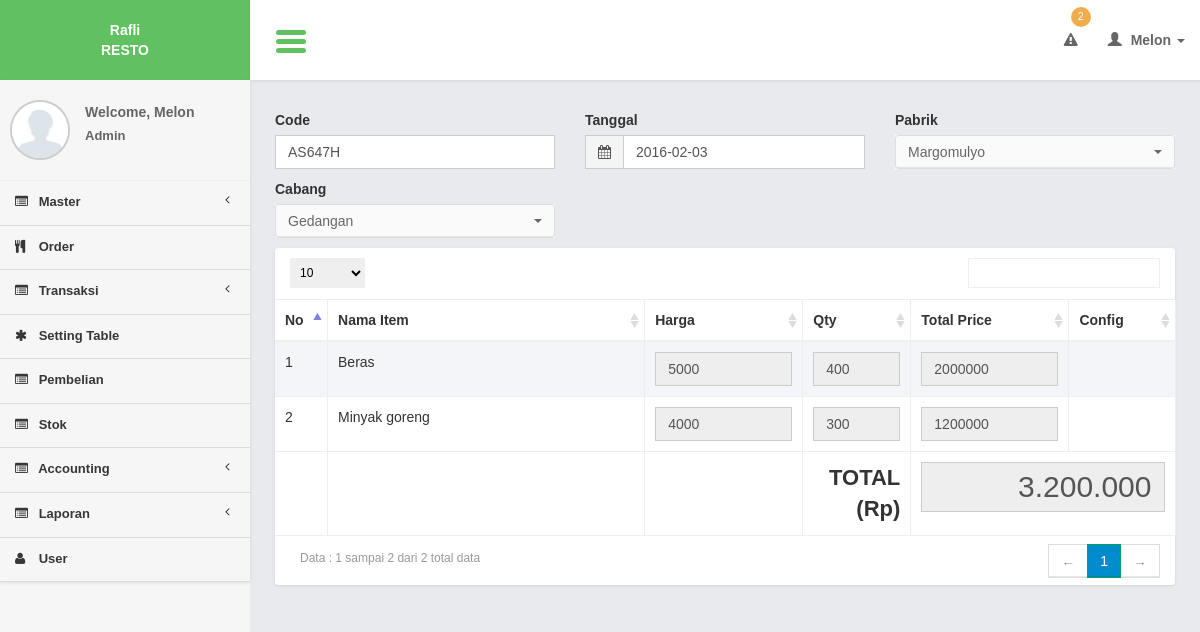
/controllers/transaksi_internal.php?page=form&id=9 (signed in), run on the app's committed database.
### tables this page shows
CREATE TABLE `transaction_internals` (
  `transaction_internal_id` int(11) NOT NULL,
  `transaction_internal_code` varchar(100) NOT NULL,
  `transaction_internal_date` date NOT NULL,
  `pabrik_branch_id` int(11) NOT NULL,
  `cabang_branch_id` int(11) NOT NULL,
  `branch_id` int(11) NOT NULL
);

CREATE TABLE `branches` (
  `branch_id` int(11) NOT NULL,
  `branch_name` varchar(200) NOT NULL,
  `branch_img` text NOT NULL,
  `branch_desc` text NOT NULL,
  `branch_address` text NOT NULL,
  `branch_phone` varchar(100) NOT NULL,
  `branch_city` varchar(100) NOT NULL,
  `branch_type_id` int(11) NOT NULL
);

CREATE TABLE `transaction_internal_details` (
  `transaction_internal_detail_id` int(11) NOT NULL,
  `transaction_internal_id` int(11) NOT NULL,
  `item_id` int(11) NOT NULL,
  `transaction_internal_detail_qty` int(11) NOT NULL,
  `transaction_internal_detail_price` int(11) NOT NULL,
  `transaction_internal_detail_total` int(11) NOT NULL,
  `user_id` int(11) NOT NULL
);

CREATE TABLE `items` (
  `item_id` int(11) NOT NULL,
  `item_name` varchar(100) NOT NULL,
  `unit_id` int(11) NOT NULL,
  `item_limit` int(11) NOT NULL
);

### models/transaksi_internal_model.php (called while the page is built, shortened)
<?php
function read_id($table_id){
	$query = mysql_query("select * from transaction_internals where transaction_internal_id = '$table_id'");
	$row = mysql_fetch_object($query);
	return $row;
}
function select_detail($id,$user_id){
	 $query = mysql_query("select a.*,c.item_name
							  from transaction_internal_details a
							  join items c on c.item_id = a.item_id
							  where a.transaction_internal_id = '$id' and a.user_id = $user_id
							  order by a.transaction_internal_id
							  ");
	return $query;
}
?>

### views/transaksi_internal/form.php (the view, shortened to what this page needs)
<section class="content">
            <div class="row">
            <div class="col-xs-4">
           <div class="form-group">
                                            <label>Code</label>
                                            <input required type="text" id="i_code" name="i_code" class="form-control" placeholder="Masukkan code transaksi....." value="<?=$row->transaction_internal_code ?>"/>
                                        </div>
            </div>
            <div class="col-xs-4">
            <div class="form-group">
             <label>Tanggal </label>
             <div class="input-group">
                                            <div class="input-group-addon">
                                                <i class="fa fa-calendar"></i>
                                            </div>
                                            <input type="text" required class="form-control pull-right" id="date_picker1" name="i_date" value="<?=$row->transaction_internal_date ?>"/>
                                        </div>
            </div>
            </div>
             <div class="col-xs-4">
             <div class="form-group">
                                         <label>Pabrik </label>
                                        <select name="i_pabrik" id="i_pabrik"  class="selectpicker show-tick form-control" data-live-search="true" onChange="load_data(this.value)" >
                                        <?php
                                        $query_branch = mysql_query("select a.*
																	from branches a
																	where branch_type_id = 1
																	order by branch_id
																	");
                                        while($row_branch = mysql_fetch_array($query_branch)){
                                        ?>
                                        <option value="<?= $row_branch['branch_id']?>"<?php if($row_branch['branch_id'] == $row->pabrik_branch_id){ ?> selected="selected" <?php }?>><?php
										echo $row_branch['branch_name']; ?></option>
                                        <?php
                                        }
                                        ?>
                                        </select>
                                      	</div>
            </div>
            <div class="col-xs-4">
             <div class="form-group">
                                         <label>Cabang </label>
                                        <select name="i_cabang" id="i_cabang"  class="selectpicker show-tick form-control" data-live-search="true" onChange="load_data(this.value)" >
                                        <?php
                                        $query_branch = mysql_query("select a.*
																	from branches a
																	where branch_type_id = 2
																	order by branch_id
																	");
                                        while($row_branch = mysql_fetch_array($query_branch)){
                                        ?>
                                        <option value="<?= $row_branch['branch_id']?>"<?php if($row_branch['branch_id'] == $row->cabang_branch_id){ ?> selected="selected" <?php }?>><?php
										echo $row_branch['branch_name']; ?></option>
                                        <?php
                                        }
                                        ?>
                                        </select>
                                      	</div>
            </div>
             <div class="row">
                        <div class="col-xs-12">
                            <div class="box">
                                    <table id="example1" class="table table-bordered table-striped">
                                        <thead>
                                            <tr>
                                            	<th width="5%">No</th>
                                                <th width="30%">Nama Item</th>
												<th width="15%">Harga</th>
                                                  <th width="10%">Qty</th>
                                                  <th width="15%">Total Price</th>
                                                   <th width="10%">Config</th>
                                            </tr>
                                        </thead>
                                        <tbody>
                                         <?php
											 $total = 0;
                                           $no = 1;
										   while($row_item = mysql_fetch_array($query_item)){
                                            ?>
                                            <tr>
                                            	<td><?= $no?></td>
                                               <td><?= $row_item['item_name']?></td>
                                               <td><input <? if ($row->transaction_internal_id) {?> readonly="readonly" <? }?> name="i_price_<?php echo $row_item['transaction_internal_detail_id']?>" type="text" id="i_price_<?php echo $row_item['transaction_internal_detail_id']?>" value="<?php echo $row_item['transaction_internal_detail_price']?>"  class="form-control" onchange="edit_price_<?php echo $row_item['transaction_internal_detail_id']?>(this.value)" />
                                               </td>
                                               <td>
                                             <input <? if ($row->transaction_internal_id) {?> readonly="readonly" <? }?> name="i_qty_<?php echo $row_item['transaction_internal_detail_id']?>" type="text" id="i_qty_<?php echo $row_item['transaction_internal_detail_id']?>" value="<?php echo $row_item['transaction_internal_detail_qty']?>"  class="form-control" onchange="edit_qty_<?php echo $row_item['transaction_internal_detail_id']?>(this.value)" />
                                             </td>
                                               <td><input name="i_total_<?php echo $row_item['transaction_internal_detail_id']?>" type="text" id="i_total_<?php echo $row_item['transaction_internal_detail_id']?>" value="<?php echo $row_item['transaction_internal_detail_total']?>" class="form-control"  readonly="readonly"/></td>
                                               <td style="text-align:center;"><? if (!$row->transaction_internal_id) {?>
                                                    <a href="javascript:void(0)" onclick="confirm_delete(<?= $row_item['transaction_internal_detail_id']; ?>,'transaksi_internal.php?page=delete_item&id=')" class="btn btn-default" ><i class="fa fa-trash-o"></i></a><? }?>
                                                </td>
                                            </tr>
                                            <?php
											$no++;
											$total = $total + $row_item['transaction_internal_detail_total'];
                                            }
											?>
                                        </tbody>
                                         <tfoot>
                                          <tr>
                                          <td></td>
                                          <td><? if (!$row->transaction_internal_id) {?>
                                         <? }?></td>
                                          <td></td>
                                            <td align="right" valign="middle" style="font-size:22px;"><strong>TOTAL (Rp)</strong></td>
                                           <td colspan="3" ><strong>
                                          <input name="i_total_transaction" type="text" id="i_total_transaction" value="<?php echo number_format($total, 0, ",", ".") ?>" class="form-control"  readonly="readonly" style="font-size:30px; height:50px; text-align:right;" />
                                           </strong>                                            </td>
                                           </tr>
                                         </tfoot>
                                    </table>
                   </div>
                        </div>
                    </div>
</section>

### css/AdminLTE.css (style rules this page uses)
html { font-family: 'Source Sans Pro', sans-serif; -webkit-font-smoothing: antialiased; min-height: 100%; background: #E9EAED; }
body { font-family: 'Source Sans Pro', sans-serif; -webkit-font-smoothing: antialiased; min-height: 100%; }
.content { padding: 30px 10px; }
.table-striped > tbody > tr:nth-child(odd), .table-striped > tbody > tr:nth-child(odd) { background:#F3F5F9; }
.form-control { -webkit-border-radius: 0px !important; -moz-border-radius: 0px !important; border-radius: 0px !important; box-shadow: none; }
.input-group .input-group-addon { border-radius: 0; background-color: #f4f4f4; }
.box { position: relative; margin-bottom: 20px; -webkit-border-radius: 3px; -moz-border-radius: 3px; border-radius: 3px !important; width: 100%; background:#fff; box-shadow: 0 1px 3px rgba(0, 0, 0, 0.1); }

### css/tooltip/tooltip-classic.css (style rules this page uses)
html, body { margin:0; height:100%; }

### data on the page
transaction_internals: i_code "AS647H", i_date "2016-02-03"
branches: branch_name "Margomulyo"
branches: branch_name "Gedangan"
transaction_internal_details: item.item_name "Beras", transaction_internal_detail_price "5000", transaction_internal_detail_qty "400", transaction_internal_detail_total "2000000"
transaction_internal_details: item.item_name "Minyak goreng", transaction_internal_detail_price "4000", transaction_internal_detail_qty "300", transaction_internal_detail_total "1200000"

### other printed values
count_stock_limit() "2"
$user_data[0] "Melon"
$user_data[1] "Admin"
